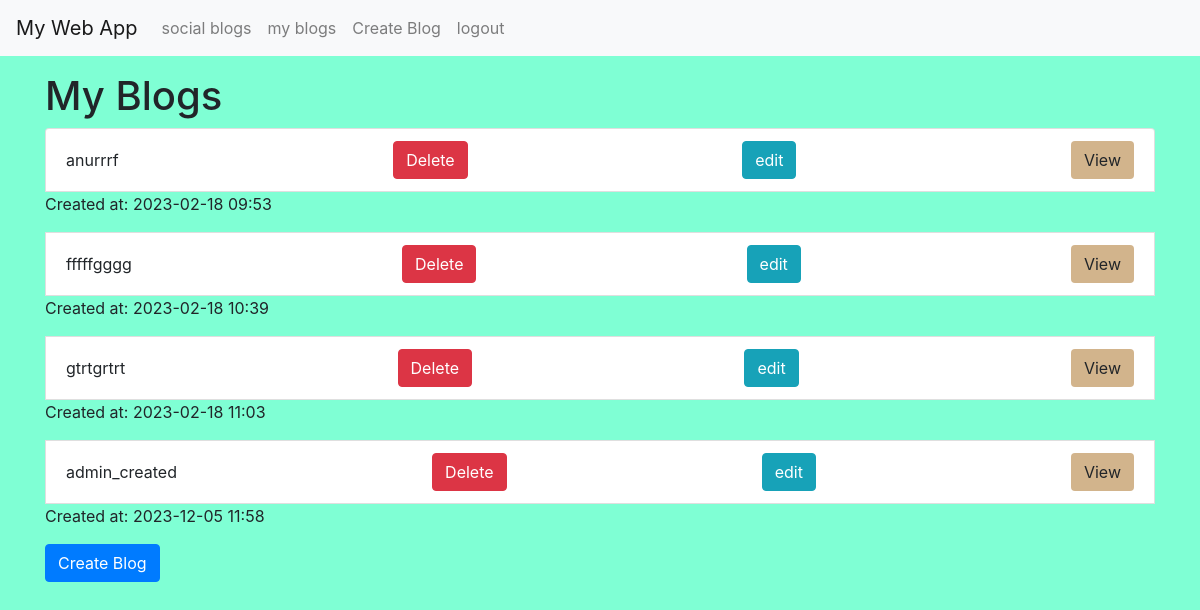
Screenshot of /bloglist/ (signed in) with the database file from the repository.
### myapp/models.py (models this page shows, shortened)
class Blog(models.Model):
    title = models.CharField(max_length=200)
    content = models.TextField()
    author = models.ForeignKey(User, on_delete=models.CASCADE)
    image = models.ImageField(upload_to='users_img/', blank=True, null=True)
    published_at = models.DateTimeField(auto_now_add=True,null=True)

### myapp/views.py (the view)
# urls.py: path('bloglist/', views.blog_list, name='blog_list'),
def blog_list(request):
    if request.user.is_authenticated:
        blogs = Blog.objects.filter(author=request.user)
        context = {'blogs': blogs,'user': request.user}
        return render(request, 'Blogs_list.html', context)
    else:
        return redirect(user_login)

### templates/Blogs_list.html (shortened to what this page needs)
{% extends 'base.html' %}
{% block content %}
<h1>My Blogs</h1>
{% if blogs %}
<ul class="list-group">
{% for blog in blogs %}
  <li class="list-group-item d-flex justify-content-between align-items-center">
    {{ blog.title }}
    <span>
        <a href="{% url 'blog_delete' blog.id %}" class="btn btn-danger">Delete</a>
    </span>
    <span>
      <a href="{% url 'edit_blog' blog.id %}" class="btn btn-info">edit</a>
  </span>
    <span>
      <a href="{% url 'blog_detail' blog.id %}" type="submit" class="btn" style= "background: tan;">View</a>
  </span>
  </li>
  <p>Created at: {{ blog.published_at|date:'Y-m-d' }} {{ blog.published_at|time:'H:i' }}</p>
{% endfor %}
</ul>
{% else %}
<p>You haven't created any blogs yet.</p>
{% endif %}
<a href="{% url 'blog_create' %}" class="btn btn-primary">Create Blog</a>
{% endblock %}

### templates/Blogs_list.html (style rules this page uses)
body { background: aquamarine; }

### rows the page displays
Blog: title "anurrrf", published_at "2023-02-18", published_at "09:53"
Blog: title "fffffgggg", published_at "2023-02-18", published_at "10:39"
Blog: title "gtrtgrtrt", published_at "2023-02-18", published_at "11:03"
Blog: title "admin_created", published_at "2023-12-05", published_at "11:58"
